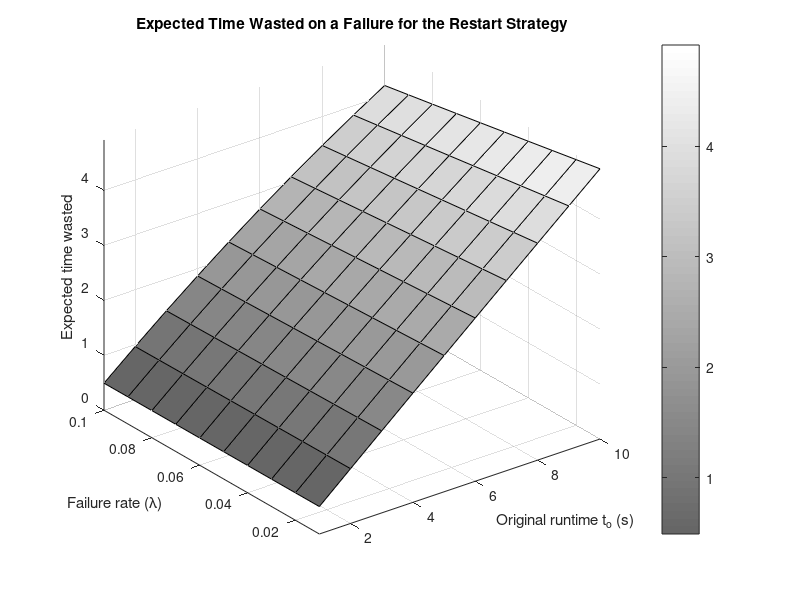
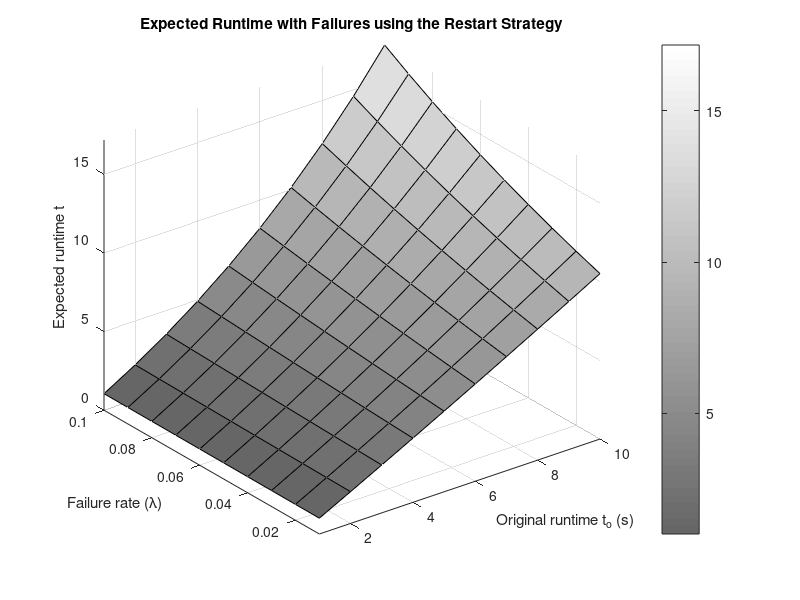
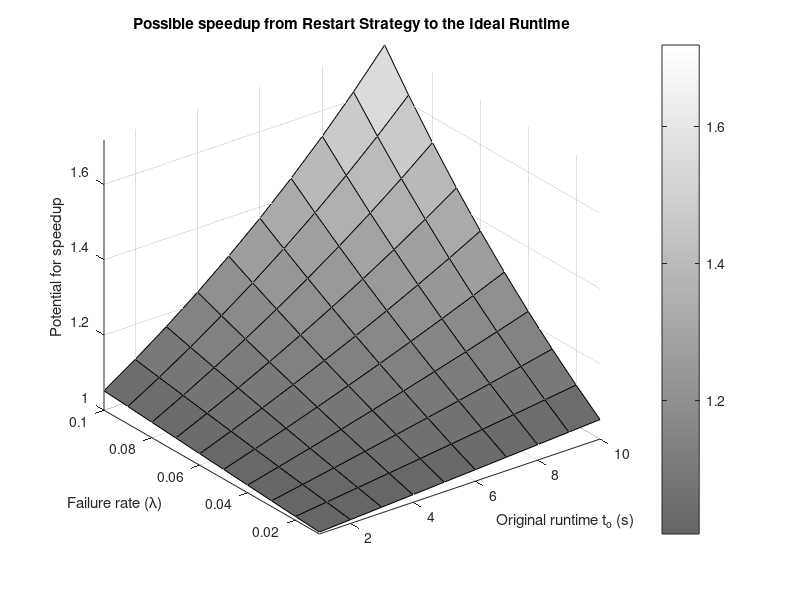

The MATLAB source for these figures, in order:
lambdaV = linspace(0.01, 0.1, 10);
tV = linspace(1, 10, 10);

eX = zeros(length(lambdaV), length(tV));
eT = zeros(length(lambdaV), length(tV));
for row = 1:length(lambdaV)
    for col = 1:length(tV)
        lambda = lambdaV(row);
        t = tV(col);
        eX(row, col) = (1 - exp(-lambda * t) * (lambda * t + 1))/(lambda * (1 - exp(-lambda * t)));
        eT(row, col) = (1 - exp(-lambda * t))/(lambda * exp(-lambda * t));
        sT(row, col) = eT(row, col) / t;
    end
end
gc = figure;
colormap(gray * 0.6 + 0.4);
surf(tV, lambdaV, eX);
colorbar;
axis([1 10 0.01 0.1 0 inf]);
title('Expected Time Wasted on a Failure for the Restart Strategy')
xlabel('Original runtime t_o (s)');
ylabel('Failure rate (\lambda)');
zlabel('Expected time wasted');

%pos = get(gc,'Position');

saveas(gc,'C:\Users\vincent_bode\Desktop\VTStuff\GitSync\TUM\MA\res\expected-x.eps','epsc')
%print(gc,'C:\Users\vincent_bode\Desktop\VTStuff\GitSync\TUM\MA\res\expected-x.pdf','-dpdf') % then print it

gc = figure;
colormap(gray * 0.6 +0.4);
surf(tV, lambdaV, eT);
colorbar;
axis([1 10 0.01 0.1 0 inf]);
title('Expected Runtime with Failures using the Restart Strategy')
xlabel('Original runtime t_o (s)');
ylabel('Failure rate (\lambda)');
zlabel('Expected runtime t');

%pos = get(gc,'Position');
%set(gc,'PaperPositionMode','Auto','PaperUnits','Points','PaperSize',[pos(3), pos(4)])

saveas(gc,'C:\Users\vincent_bode\Desktop\VTStuff\GitSync\TUM\MA\res\expected-t.eps','epsc')


gc = figure;
colormap(gray * 0.6 +0.4);
surf(tV, lambdaV, sT);
colorbar;
axis([1 10 0.01 0.1 1 inf]);
title('Possible speedup from Restart Strategy to the Ideal Runtime')
xlabel('Original runtime t_o (s)');
ylabel('Failure rate (\lambda)');
zlabel('Potential for speedup');

%pos = get(gc,'Position');
%set(gc,'PaperPositionMode','Auto','PaperUnits','Points','PaperSize',[pos(3), pos(4)])

saveas(gc,'C:\Users\vincent_bode\Desktop\VTStuff\GitSync\TUM\MA\res\speedup-t.eps','epsc')


eNewT = zeros(length(lambdaV), length(tV));
for row = 1:length(lambdaV)
    for col = 1:length(tV)
        lambda = lambdaV(row);
        t = tV(col);
        eNewT(row, col) = (1 - exp(-lambda * t) * (lambda * t + 1))/(lambda * (1 - exp(-lambda * t)));
    end
end